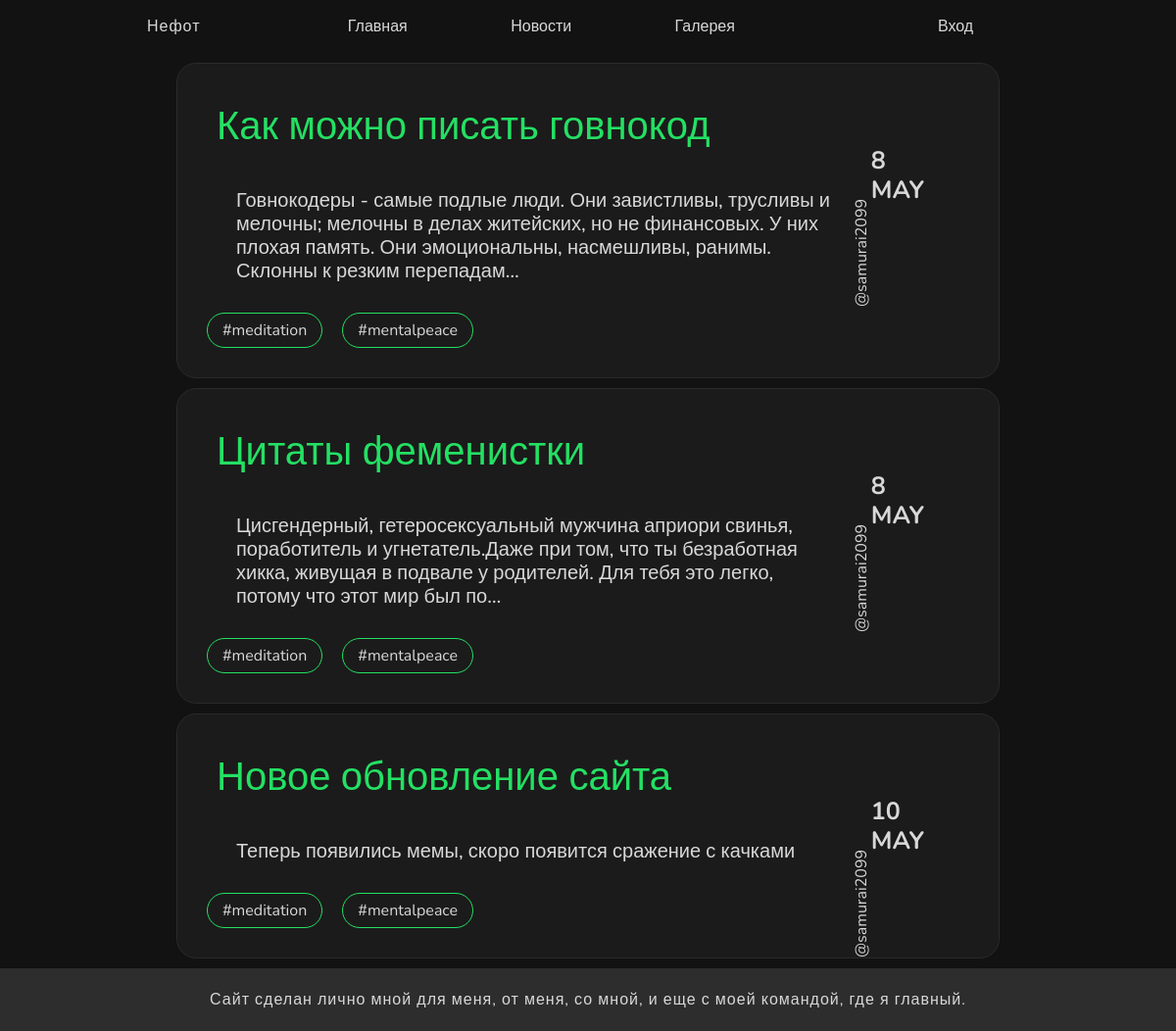
The page /blog/ on the database as committed earlier.
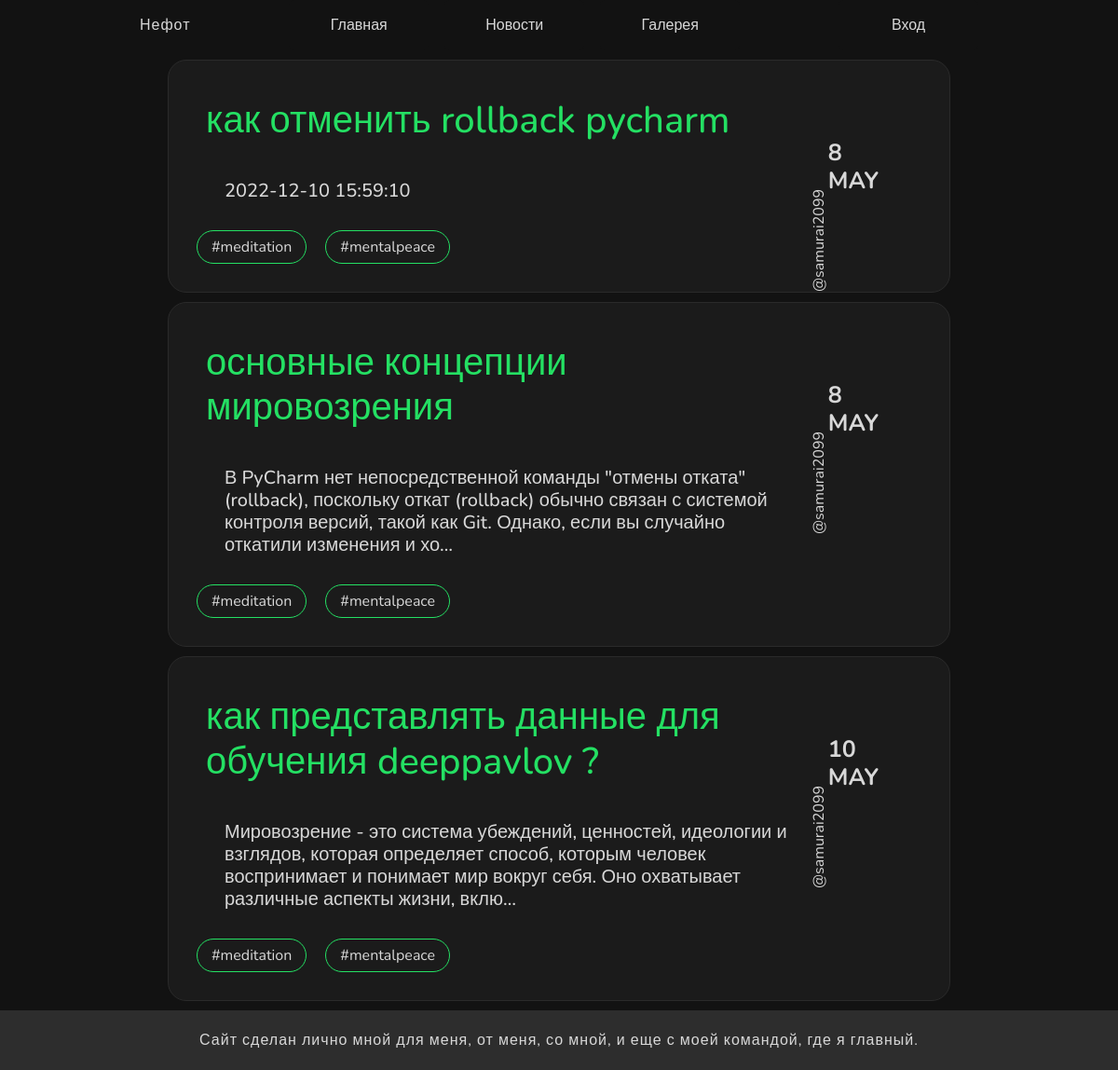
The same page on the database as committed later.
### blog/models.py (models this page shows, shortened)
class Blog(models.Model):
    title = models.CharField(max_length=100, verbose_name="Название статьи")
    subtitle = models.CharField(max_length=2550000, verbose_name="Текст статьи")
    time = models.DateTimeField(auto_now=False, default=timezone.now, verbose_name="дата")
    class Meta:
        verbose_name = "Блоги"
        verbose_name_plural = "Блоги"

### blog/views.py (the view)
# urls.py: path('', views.all_blogs,name='all_blogs'),
def all_blogs(request):
    blog = Blog.objects.all()
    return render(request, 'blog/all_blogs.html', {"blog": blog})

### blog/templates/blog/all_blogs.html
{% extends 'blog/base.html' %} {% load static %} {% block content %}
    <section>
        {% for blog in blog %}
            <form action="{% url 'detail' blog.id %}" target="GET">
                <button class="box">
                    <div class="feed-desktop">
                        <div class="group">
                            <h1>{{ blog.title }}</h1>
                            <h2>{{ blog.subtitle |safe| truncatechars:200 }}</h2>
                        </div>
                        <div class="group-2">
                            <p>@samurai2099</p>
                            <h2>{{ blog.time.day }}<br/>MAY</h2>
                        </div>
                    </div>
                    <div class="tags">
                        <div class="tag"><div><p>#meditation</p></div></div>
                        <div class="tag"><div><p>#mentalpeace</p></div></div>
                    </div>
                </button>
            </form>
        {% endfor %}
    </section>
{% endblock %}

### blog/templates/blog/base.html (shortened to what this page needs)
<!doctype html>
{% load static %}
<html lang="en">
<head>
    <link href="https://cdn.jsdelivr.net/npm/bootstrap@5.2.2/dist/css/bootstrap.min.css" rel="stylesheet"
/>
     <link rel="stylesheet" href="{% static 'css/style_new.css' %}"/>
</head>
<body>
<header class="header">
    <div class="rad">
        <div class="text-wrapper-10"><a>Нефот</a></div>
        <div class="menu">
            <form action="{% url 'home' %}" target="GET">
                <button class="button" href='{% url 'home' %}'><a>Главная</a></button>
            </form>
            <form action="{% url 'all_blogs' %}" target="GET">
                <button class="button" href='{% url 'all_blogs' %}'><a>Новости</a></button>
            </form>
            <form action="{% url 'memes' %}" target="GET">
                <button class="button" s='{% url 'memes' %}'><a>Галерея</a></button>
            </form>
        </div>
        <form action="/admin" target="GET">
            <button class="button">
                <p>Вход</p>
            </button>
        </form>
    </div>
</header>
{% block content %}{% endblock %}
<footer class="footer">
    Сайт сделан лично мной для меня, от меня, со мной, и еще с моей командой, где я главный.
</footer>
</body>
</html>

### portfolio/static/css/style_new.css (style rules this page uses)
* { color: #d8d8d8; transition: 1s; }
section { padding: 0 40px; width: 100%; height: 100%; }
body .header .rad .menu, body .header .rad .text-wrapper-10 { display: inline-flex; align-items: center; }
body { background-color: rgb(18, 18, 18); font-family: "Nunito", sans-serif; margin: 0; letter-spacing: 1px; }
body .header { width: 100%; height: 54px; background-color: rgb(18, 18, 18); padding: 0; }
body .header .rad { height: 100%; margin: auto; width: 75%; justify-content: space-between; display: flex; }
body .header .rad .text-wrapper-10 { font-weight: 400; color: #d8d8d8; font-size: 24; height: 100%; font-family: "Nunito", sans-serif; text-align: center; }
body .header .rad .menu { justify-content: center; gap: 17px; color: rgb(18, 18, 18); height: 100%; }
body .header .rad .menu * { height: 100%; }
body .header .rad .menu * a { text-decoration: #d8d8d8; }
body .header .rad .button { color: #d8d8d8; background-color: rgb(18, 18, 18); width: 150px; border: 0; border-radius: 5px; height: 100%; transition: 0.2s; text-align: center; }
body .header .rad .button p { margin: 0; }
p, h1, h2, h3, h4, h5, h6, a { margin: 0; }
h2 { padding: 20px; }
.box { background-color: #1b1b1b; max-width: 75%; width: 100%; border: 1px solid #2a2a2a; text-align: left; display: block; margin: 10px auto; padding: 30px; border-radius: 20px; }
.box .group { width: 100%; }
.box h1 { margin: 0 0 20px 0; color: #24E063; }
.box h2 { font-size: 20px; }
.box .feed-desktop { display: flex; margin: 10px; }
.box .tags { display: flex; gap: 20px; }
.box .tags .tag { padding: 5px 15px; border: 1px solid #24E063; border-radius: 100px; }
.box .group-2 > p { position: relative; top: 141px; left: -45px; transform: rotate(-90deg); }
.box .group-2 > h2 { font-size: 25px; font-weight: bold; }
footer { flex: 0 0 auto; padding: 20px; text-align: center; background-color: #2d2d2d; }

Rows that differ between the two databases and show on the page:
removed Blog: title "Цитаты феменистки", subtitle "Цисгендерный, гетеросексуальный мужчина априори свинья, поработитель и угнетатель.Даже при том, что ты безработная хикка, живущая в подвале у родителей. Для тебя это легко, потому что этот мир был по…", time.day "8"
removed Blog: title "Новое обновление сайта", subtitle "Теперь появились мемы, скоро появится сражение с качками", time.day "10"
added Blog: title "как отменить rollback pycharm", subtitle "2022-12-10 15:59:10", time.day "8"
changed Blog: title "Как можно писать говнокод" → "основные концепции мировозрения"; subtitle "Говнокодеры - самые подлые люди. Они завистливы, трусливы и мелочны; мелочны в делах житейских, но не финансовых. У них плохая память. Они эмоциональны, насмешливы, ранимы. Склонны к резким перепадам…" → "В PyCharm нет непосредственной команды \"отмены отката\" (rollback), поскольку откат (rollback) обычно связан с системой контроля версий, такой как Git. Однако, если вы случайно откатили изменения и хо…"
added Blog: title "как представлять данные для обучения deeppavlov ?", subtitle "Мировозрение - это система убеждений, ценностей, идеологии и взглядов, которая определяет способ, которым человек воспринимает и понимает мир вокруг себя. Оно охватывает различные аспекты жизни, вклю…", time.day "10"
